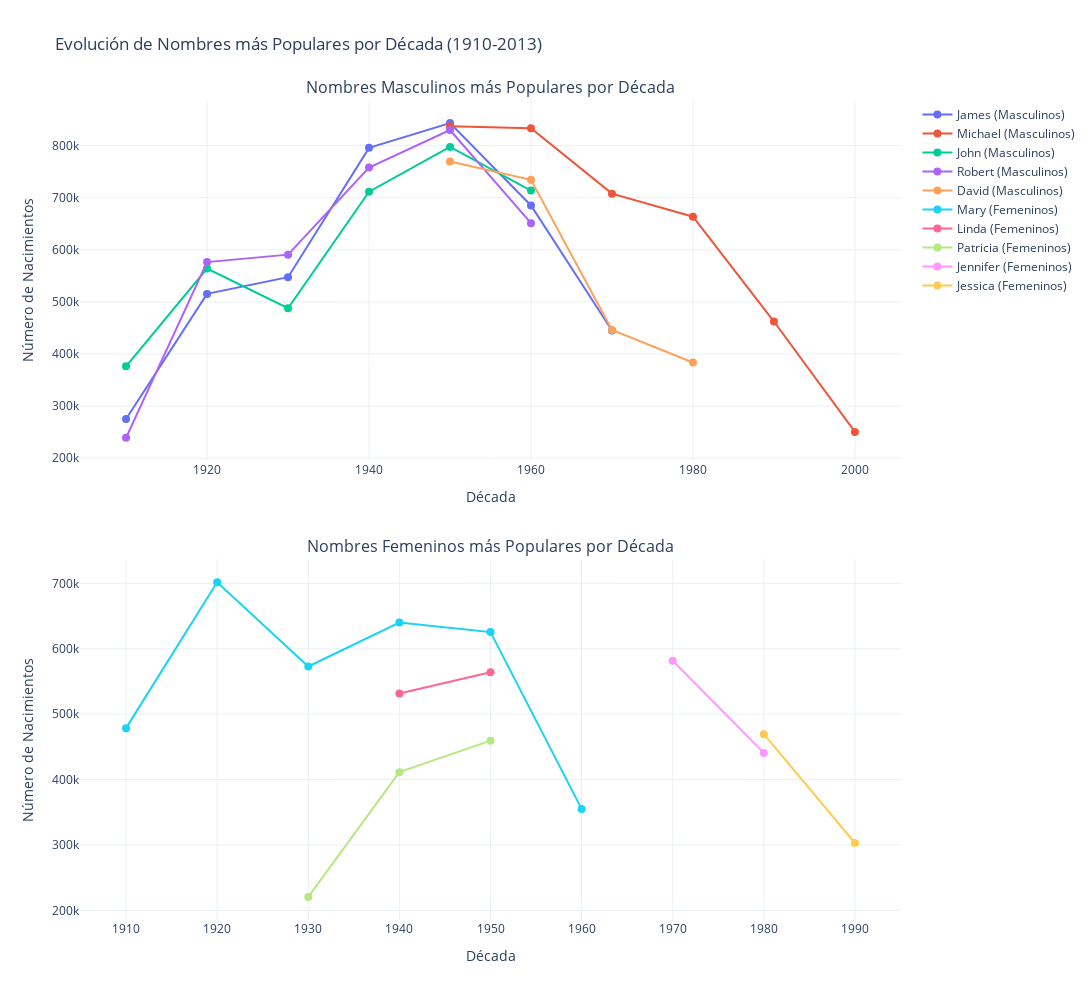

The cell this chart's notebook holds for it:
### Markdown cell above
## 2. Crear Visualizaciones

Generamos las visualizaciones usando los datos guardados.

### Code cell
# Importar bibliotecas necesarias
from tqdm.notebook import tqdm
import time
import threading
from threading import Timer
import warnings

def guardar_visualizacion_segura(fig, ruta, formato='html'):
    """
    Guarda una visualización de forma segura con timeout
    
    Args:
        fig: Figura de plotly
        ruta: Ruta donde guardar
        formato: 'html' o 'png'
    
    Returns:
        bool: True si se guardó correctamente, False si falló
    """
    try:
        if formato == 'html':
            fig.write_html(
                str(ruta),
                include_plotlyjs='cdn',
                full_html=True,
                config={'displayModeBar': True}
            )
        else:  # png
            with warnings.catch_warnings():
                warnings.simplefilter("ignore")
                fig.write_image(str(ruta), scale=2)
        return True
    except Exception as e:
        print(f"⚠️ Error al guardar {formato.upper()}: {str(e)}")
        return False

def crear_y_guardar_visualizacion(df=None, nombre_base='tendencias_nombres', solo_html=False):
    """
    Crea y guarda visualizaciones de tendencias de nombres con monitoreo de progreso
    
    Args:
        df: DataFrame con los datos. Si es None, intenta cargar desde archivo
        nombre_base: Nombre base para los archivos de salida
        solo_html: Si True, solo genera archivo HTML (más rápido)
    """
    try:
        start_time = time.time()
        progress = tqdm(total=100, desc="Progreso total")
        
        # 1. Cargar/verificar datos (10%)
        if df is None:
            csv_path = DATA_DIR / 'nombres_demografia.csv'
            if not csv_path.exists():
                print(f"❌ No se encontró el archivo de datos en: {csv_path}")
                return None
            print(f"📂 Cargando datos desde: {csv_path}")
            df = pd.read_csv(str(csv_path))
        progress.update(10)
        
        print(f"\n📊 Procesando {len(df):,} registros...")
        
        # 2. Preparar datos (20%)
        generos_data = {}
        for genero in ['M', 'F']:
            df_filtrado = df[df['gender'] == genero]
            nombres_populares = (df_filtrado.groupby('name')['total_count']
                            .sum()
                            .sort_values(ascending=False)
                            .head(5)
                            .index)
            generos_data[genero] = {
                'df': df_filtrado,
                'nombres': nombres_populares
            }
        progress.update(20)

        # 3. Crear figura base (10%)
        fig = make_subplots(
            rows=2, cols=1,
            subplot_titles=('Nombres Masculinos más Populares por Década',
                        'Nombres Femeninos más Populares por Década'),
            vertical_spacing=0.12
        )
        progress.update(10)

        # 4. Añadir trazas (30%)
        print("\n📈 Generando gráficas...")
        for idx, (genero, nombre_genero) in enumerate([('M', 'Masculinos'), ('F', 'Femeninos')]):
            data = generos_data[genero]
            for nombre in tqdm(data['nombres'], desc=f"Procesando nombres {nombre_genero}"):
                datos_nombre = data['df'][data['df']['name'] == nombre]
                fig.add_trace(
                    go.Scatter(
                        x=datos_nombre['decade'],
                        y=datos_nombre['total_count'],
                        name=f"{nombre} ({nombre_genero})",
                        mode='lines+markers',
                        line=dict(width=2),
                        marker=dict(size=8)
                    ),
                    row=idx+1, col=1
                )
        progress.update(30)

        # 5. Actualizar diseño (10%)
        print("\n🎨 Actualizando diseño...")
        fig.update_layout(
            height=1000,
            width=1200,
            title_text="Evolución de Nombres más Populares por Década (1910-2013)",
            showlegend=True,
            template="plotly_white",
            font=dict(size=12)
        )
        
        for i in range(2):
            fig.update_xaxes(title_text="Década", row=i+1, col=1)
            fig.update_yaxes(title_text="Número de Nacimientos", row=i+1, col=1)
        progress.update(10)

        # 6. Guardar archivos (20%)
        print("\n💾 Guardando archivos...")
        
        # Asegurar que el directorio existe
        VIZ_DIR.mkdir(parents=True, exist_ok=True)
        
        archivos_guardados = []
        
        # Guardar HTML (siempre intentamos esto primero)
        print("Guardando HTML...", end=" ")
        ruta_html = VIZ_DIR / f'{nombre_base}.html'
        if guardar_visualizacion_segura(fig, ruta_html, 'html'):
            print(f"✅ ({ruta_html})")
            archivos_guardados.append(('HTML', ruta_html))
        
        # Guardar PNG (opcional)
        if not solo_html:
            print("Guardando PNG...", end=" ")
            ruta_png = VIZ_DIR / f'{nombre_base}.png'
            if guardar_visualizacion_segura(fig, ruta_png, 'png'):
                print(f"✅ ({ruta_png})")
                archivos_guardados.append(('PNG', ruta_png))
            else:
                print("\n⚠️ No se pudo guardar PNG. Solo se generó HTML.")
        
        progress.update(20)
        
        elapsed_time = time.time() - start_time
        print(f"\n⏱️ Tiempo total: {elapsed_time:.2f} segundos")
        
        if archivos_guardados:
            print("\n✅ Archivos generados:")
            for fmt, ruta in archivos_guardados:
                print(f"- {fmt}: {ruta}")
        
        return fig
            
    except Exception as e:
        print(f"\n❌ Error durante la generación: {str(e)}")
        return None
    finally:
        progress.close()

print("\n🚀 Iniciando generación de visualizaciones...")
print("(Este proceso puede tomar varios minutos)")

# Intentar primero solo con HTML (más rápido)
print("Intento 1: Generando solo HTML...")
fig = crear_y_guardar_visualizacion(df, solo_html=True)

if fig is not None:
    print("\n📈 Mostrando previsualización...")
    fig.show()
    
    # Preguntar si quiere intentar generar PNG
    print("\n¿Desea intentar generar también el archivo PNG? (puede tardar más)")
    print("Para generar PNG, ejecute:")
    print("fig = crear_y_guardar_visualizacion(df, solo_html=False)")
else:
    print("\n⚠️ No se pudo completar la visualización.")
    print("Sugerencia: Verifique que los datos están correctos")

### Figure 1 — Plotly figure (JSON) as saved in the notebook; plotly's stock layout.template omitted (floating-point values rounded to 4 significant figures)
{"data": [{"line": {"width": 2}, "marker": {"size": 8}, "mode": "lines+markers", "name": "James (Masculinos)", "type": "scatter", "x": [1910, 1920, 1930, 1940, 1950, 1960, 1970], "xaxis": "x", "y": [275075, 515296, 547275, 795557, 843189, 684985, 444959], "yaxis": "y"}, {"line": {"width": 2}, "marker": {"size": 8}, "mode": "lines+markers", "name": "Michael (Masculinos)", "type": "scatter", "x": [1950, 1960, 1970, 1980, 1990, 2000], "xaxis": "x", "y": [836913, 833395, 707704, 663445, 462265, 250318], "yaxis": "y"}, {"line": {"width": 2}, "marker": {"size": 8}, "mode": "lines+markers", "name": "John (Masculinos)", "type": "scatter", "x": [1910, 1920, 1930, 1940, 1950, 1960], "xaxis": "x", "y": [376321, 564033, 487777, 711411, 797331, 713636], "yaxis": "y"}, {"line": {"width": 2}, "marker": {"size": 8}, "mode": "lines+markers", "name": "Robert (Masculinos)", "type": "scatter", "x": [1910, 1920, 1930, 1940, 1950, 1960], "xaxis": "x", "y": [239180, 576322, 590599, 757894, 829819, 650985], "yaxis": "y"}, {"line": {"width": 2}, "marker": {"size": 8}, "mode": "lines+markers", "name": "David (Masculinos)", "type": "scatter", "x": [1950, 1960, 1970, 1980], "xaxis": "x", "y": [769391, 734176, 445967, 383527], "yaxis": "y"}, {"line": {"width": 2}, "marker": {"size": 8}, "mode": "lines+markers", "name": "Mary (Femeninos)", "type": "scatter", "x": [1910, 1920, 1930, 1940, 1950, 1960], "xaxis": "x2", "y": [478634, 701709, 572868, 639971, 625464, 355210], "yaxis": "y2"}, {"line": {"width": 2}, "marker": {"size": 8}, "mode": "lines+markers", "name": "Linda (Femeninos)", "type": "scatter", "x": [1940, 1950], "xaxis": "x2", "y": [531587, 564204], "yaxis": "y2"}, {"line": {"width": 2}, "marker": {"size": 8}, "mode": "lines+markers", "name": "Patricia (Femeninos)", "type": "scatter", "x": [1930, 1940, 1950], "xaxis": "x2", "y": [220543, 411377, 459530], "yaxis": "y2"}, {"line": {"width": 2}, "marker": {"size": 8}, "mode": "lines+markers", "name": "Jennifer (Femeninos)", "type": "scatter", "x": [1970, 1980], "xaxis": "x2", "y": [581756, 440818], "yaxis": "y2"}, {"line": {"width": 2}, "marker": {"size": 8}, "mode": "lines+markers", "name": "Jessica (Femeninos)", "type": "scatter", "x": [1980, 1990], "xaxis": "x2", "y": [469415, 303053], "yaxis": "y2"}], "layout": {"annotations": [{"font": {"size": 16}, "showarrow": false, "text": "Nombres Masculinos más Populares por Década", "x": 0.5, "xanchor": "center", "xref": "paper", "y": 1, "yanchor": "bottom", "yref": "paper"}, {"font": {"size": 16}, "showarrow": false, "text": "Nombres Femeninos más Populares por Década", "x": 0.5, "xanchor": "center", "xref": "paper", "y": 0.44, "yanchor": "bottom", "yref": "paper"}], "font": {"size": 12}, "height": 1000, "showlegend": true, "title": {"text": "Evolución de Nombres más Populares por Década (1910-2013)"}, "width": 1200, "xaxis": {"anchor": "y", "domain": [0, 1], "title": {"text": "Década"}}, "xaxis2": {"anchor": "y2", "domain": [0, 1], "title": {"text": "Década"}}, "yaxis": {"anchor": "x", "domain": [0.56, 1], "title": {"text": "Número de Nacimientos"}}, "yaxis2": {"anchor": "x2", "domain": [0, 0.44], "title": {"text": "Número de Nacimientos"}}}}
